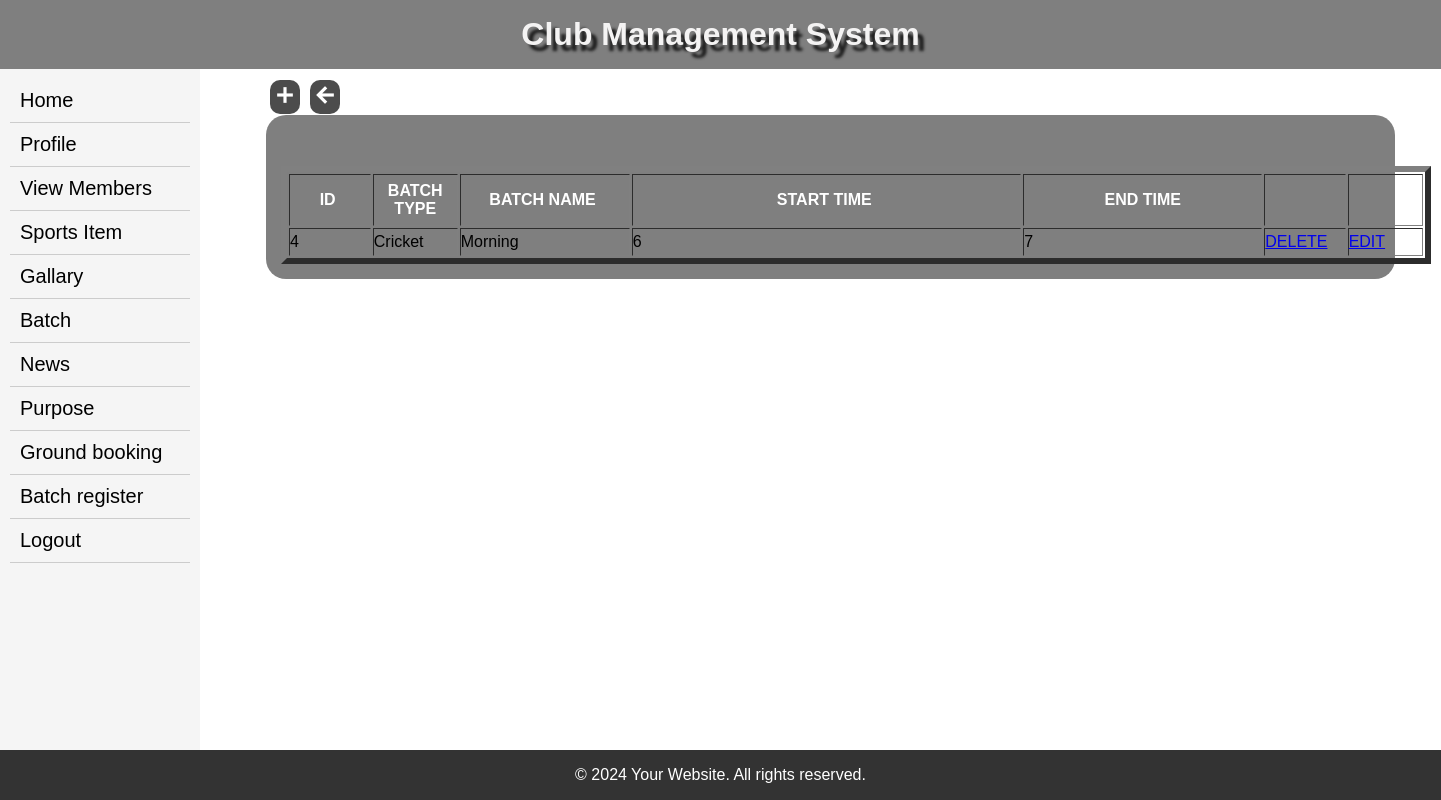
Page /adminviewbatchtime1/4/Cricket on the committed database.
### myapp/models.py (models this page shows, shortened)
class batchtime(models.Model):
    batchtimeid=models.AutoField(primary_key=True)
    batid=models.ForeignKey(batch,on_delete=models.CASCADE)
    fromtime=models.CharField(max_length=50)
    totime=models.CharField(max_length=50)

class batch(models.Model):
    id = models.AutoField(primary_key=True)
    batch_type=models.ForeignKey(sportsitem,on_delete=models.CASCADE)
    batchname = models.CharField(max_length=50)
    description = models.TextField()  # Parentheses added here
    paymentperday = models.IntegerField()  # Parentheses added here
    def __str__(self):
        return str(self.batchname)

### myapp/views.py (the view)
# urls.py: path("adminviewbatchtime1/<str:pk>/<str:pk3>",views.adminviewbatchtime1,name='viewbatchtime'),
def adminviewbatchtime1(request, pk, pk3):
        selected_batch = batch.objects.get(id=pk)
        item=pk3
        current_page_url = request.build_absolute_uri()
        request.session['previous_page'] = current_page_url
        if selected_batch:
            pk1 = selected_batch.batchname
            pk2 = selected_batch.id
            list1 = batchtime.objects.filter(batid=pk2)
            return render(request, 'adminviewbatchtime.html', {'list1': list1,'batch_type':pk3})
        else:
            return redirect('adminbatchlist')

### templates/adminviewbatchtime.html (shortened to what this page needs)
{% extends 'admin_index.html' %}
{% block body %}
<body>
    <form id="form1" name="form1" method="post">
 <a href="{% url 'adminaddbatchtime' %}" style="position: fixed; top:80px; left: 270px; color:#fff; background-color: rgba(0,0,0,0.7); padding:3px; border-radius:10px;  "><span class="material-symbols-outlined">
</span></a> <a href="{% url 'adminbatchlist' %}" style="position: fixed; top:80px; left: 280px; color:#fff; background-color: rgba(0,0,0,0.7); padding:3px; border-radius:10px; margin-left: 30px;"><span class="material-symbols-outlined">
</span></a>
        <br><br>
        <table width="1150" height="98" border="6">
            <tbody>
                <tr>
                    <th width="88" scope="col">ID&nbsp;</th>
                     <th width="88" scope="col">BATCH TYPE</th>
                    <th width="181.6" scope="col">BATCH NAME&nbsp;</th>
                    <th width="424.8" scope="col">START TIME&nbsp;</th>
                    <th width="260" scope="col">END TIME</th>
                    <th width="83.2" scope="col">&nbsp;</th>
                    <th width="79.2" scope="col">&nbsp;</th>
                </tr>
                {% for batch_time in list1 %}
                <tr>
                    <td>{{ batch_time.batchtimeid }}</td>
                    <td>{{ batch_type }}</td>
                    <td>{{ batch_time.batid }}</td>
                    <td>{{ batch_time.fromtime }}</td>
                    <td>{{ batch_time.totime }}</td>
                    <td><a href="{% url 'deletebatchtime' batch_time.batchtimeid %}">DELETE</a></td>
                    <td><a href="{% url 'editbatchtime' batch_time.batchtimeid %}">EDIT</a></td>
                </tr>
                {% endfor %}
            </tbody>
        </table>
    </form>
</body>
{% endblock %}

### templates/admin_index.html (style rules this page uses)
* { margin: 0; padding: 0; box-sizing: border-box; }
body { font-family: Arial, sans-serif; background-image: url(https://png.pngtree.com/background/20230512/original/pngtree-sport-background-picture-image_2502918.jpg); background-size: cover; background-repeat: no-repeat; }
th { color:#fff; }
.material-symbols-outlined { font-variation-settings: 'FILL' 8, 'wght' 900, 'GRAD' 0, 'opsz' 24 }

### rows in the picture
batchtime: batchtimeid "4", batch_type "Cricket", batid "Morning", fromtime "6", totime "7"
